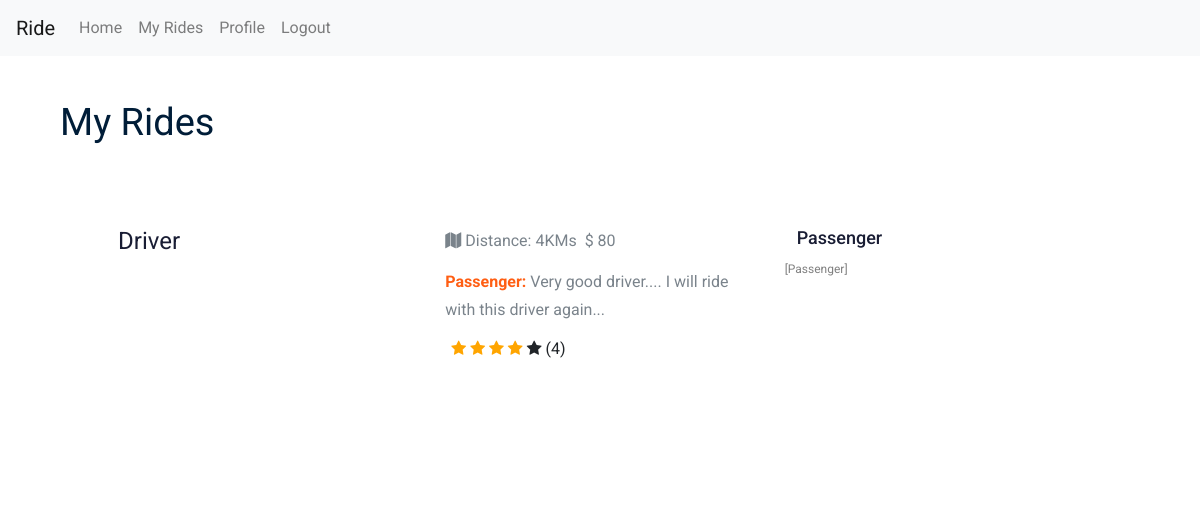
Page /driver/myrides (signed in) on the committed database.
### app/models/models.py (models this page shows, shortened)
class User(db.Model,UserMixin):
    __tablename__ = "users"
    id = db.Column(db.Integer, primary_key=True)
    name = db.Column(db.String(100), nullable=False)
    surname = db.Column(db.String(100), nullable=False)
    email = db.Column(db.String(100), unique=True, nullable=False)
    country = db.Column(db.String(100),nullable=True)
    password = db.Column(db.String(150), nullable=False)
    zipcode = db.Column(db.Integer, default=0)
    roles = db.Column(db.String(10), default="Passenger")
    profile_image = db.Column(db.String(255), nullable=True, default="0")
    member_since = db.Column(db.DateTime, nullable=False, default=datetime.utcnow)
    passengers = db.relationship('Ride', foreign_keys="[Ride.passenger_id]")
    drivers = db.relationship('Ride', foreign_keys="[Ride.driver_id]")

class Ride(db.Model):
    __tablename__ = "rides"
    id = db.Column(db.Integer, primary_key=True)
    driver_id = db.Column(db.Integer, db.ForeignKey('users.id'))
    passenger_id = db.Column(db.Integer, db.ForeignKey('users.id'))
    from_loc = db.Column(db.String(150), nullable=False)
    to_loc = db.Column(db.String(150), nullable=False)
    isStarted = db.Column(db.Integer, default=0) #0: not started, 1: started, 2: responded by other driver.
    isEnded = db.Column(db.Integer, default=0) #0: not ended, 1: ended
    isPaid = db.Column(db.Integer, default=0) #0: not paid, 1: paid
    driver_ratings = db.Column(db.Integer, nullable=True)
    distance = db.Column(db.Integer, default=0)
    passenger_review_for_driver = db.Column(
        db.String(255), nullable=True)  # will be updated when ride ends
    price = db.Column(db.Integer, nullable=False)
    isReviewedByPassenger = db.Column(db.Integer, nullable=False, default=0)
    ride_date = db.Column(db.DateTime, nullable=False, default=datetime.utcnow)

### app/driver/views.py (the view)
@driveblueprint.route("/myrides")
@login_required
def my_rides():
    isDriver()
    user = current_user
    rides =  db.engine.execute(text("SELECT * from rides left join users on users.id = rides.passenger_id where driver_id = "+str(user.id)))
    return render_template("driver_my_rides.html", rides=rides, zipcode_updated=has_zipcode_been_updated(user), user=user)

### app/driver/views.py (called while the page is built)
def isDriver():
    user = current_user
    if not user.roles == "Passenger":
        return redirect("/logout")

def has_zipcode_been_updated(user):
    if user.zipcode == 0:
        return True
    else:
        return False

### app/models/models.py (called while the page is built)
@login_manager.user_loader
def load_user(user_id):
    return User.query.get(user_id)

### app/driver/templates/driver_my_rides.html (shortened to what this page needs)
{% extends 'driver_masterlayout.html' %}
{% block body %}
<section class="contact-section section_padding">
    <div class="container">
        <div class="row">
            <div class="col-12">
            </div>
        </div>
        <div class="row">
            <div class="col-lg-12">
                <div class="job_listing_area" style="background-color:white;">
                    <div class="container">
                        <div class="row align-items-center">
                            <div class="col-lg-6">
                                <div class="section_title">
                                    <h3>My Rides</h3>
                                </div>
                            </div>
                        </div>
                        <div class="job_lists">
                            <div class="row">
                                                            {% for ride in rides %}
                                <div class="col-lg-12 col-md-12">
                                    <div class="single_jobs white-bg d-flex justify-content-between">
                                        <div class="col-md-4">
                                            <div class="jobs_left d-flex align-items-center">
                                                <div class="">
                                                </div>
                                                <div class="jobs_conetent">
                                                    <a href=""><h4>{{user.name}}</h4></a>
                                                </div>
                                            </div>
                                        </div>
                                        <div class="col-md-4">
                                            <div class="links_locat d-flex align-items-center">
                                                <div class="location">
                                                    <p><i class="fa fa-map"></i> Distance: {{ride.distance}}KMs</p>
                                                </div>
                                                <div class="location">
                                                    <p> $ {{ride.price}}</p>
                                                </div>
                                            </div>
                                            {% if ride.isReviewedByPassenger == 1 %}
                                            <p><b>Passenger:</b> {{ride.passenger_review_for_driver}}</p>
                                            <div style="margin-left:6px;" class="reply-btn">
                                                {% for i in range(0,5) %}
                                                {% if i+1 <= ride.driver_ratings %}
                                                <span><i class="fa fa-star checked"></i></span>
                                                {% else %}
                                                <span><i class="fa fa-star"></i></span>
                                                {% endif %}
                                                {% endfor %}
                                                ({{ride.driver_ratings}})
                                            </div>
                                            {% endif %}
                                        </div>
                                        <div class="col-md-4">
                                            <div class="jobs_right">
                                                <div class=" pull-left">
                                                </div>
                                                <div class="jobs_conetent">
                                                    <a href="{{url_for('frontend_blue_print.driver_profile',driver_id=ride.driver_id)}}">
                                                        <h4>{{ride.name}}</h4><span
                                                            style="font-size:12px;color:gray;">[Passenger]</span></a>
                                                </div>
                                            </div>
                                        </div>
                                    </div>
                                </div>
                                {% endfor %}
                            </div>
                        </div>
                    </div>
                </div>
            </div>
        </div>
    </div>
</section>
{% endblock %}

### app/driver/templates/driver_my_rides.html (style rules this page uses)
.checked { color:orange; }

### rows in the picture
Ride: distance "4", price "80", passenger_review_for_driver "Very good driver.... I will ride with this driver again...", isReviewedByPassenger 1 (drawn), driver_ratings "4", name "Passenger"
User: name "Driver"
